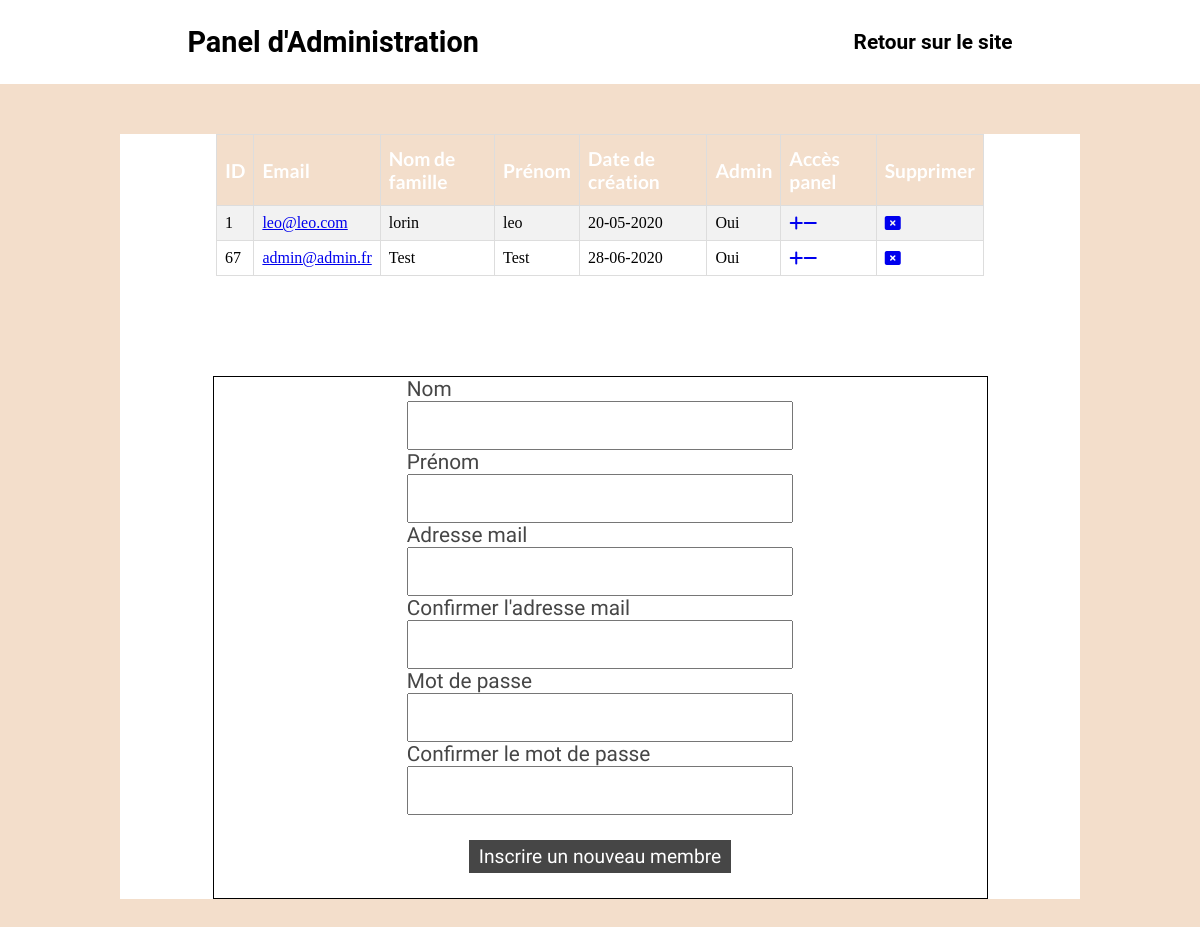
Page /membre-panel (signed in) on the committed database.
### tables this page shows
CREATE TABLE IF NOT EXISTS `users` (
  `id` int(11) unsigned NOT NULL AUTO_INCREMENT,
  `email` varchar(100) NOT NULL,
  `firstName` varchar(100) NOT NULL,
  `name` varchar(100) NOT NULL,
  `password` varchar(255) NOT NULL,
  `admin` int(11) DEFAULT '0',
  `adress` varchar(255) DEFAULT NULL,
  `postal_code` varchar(255) DEFAULT NULL,
  `created_at` timestamp NULL DEFAULT NULL,
  PRIMARY KEY (`id`)
);

### app/controllers/ControllerBack.php (called while the page is built, shortened)
<?php
class ControllerBack
{
    function gestionMembre(){
        function showUsers(){
            $showMembreManage= new \Projet\Models\MembresAdminManager();
            $showUsers = $showMembreManage->showMembreManage();
            return $showUsers;
        }
        $showUsers = showUsers();
        require 'app/Views/back/gestionMembre.php';
    }
}

### app/models/membresAdminManager.php (called while the page is built, shortened)
<?php
class MembresAdminManager extends Manager
{
    public function showMembreManage(){
        $bdd = $this->dbConnect();
        $showArticleManage = $bdd->prepare("SELECT id, email, firstName, name, admin, created_at FROM users ORDER BY id ASC");
        $showArticleManage->execute(array());
        return $showArticleManage;
    }
}

### app/views/back/gestionMembre.php (the view, shortened to what this page needs)
<?php
    include_once "app/Views/back/layouts/head.php";
    include_once "app/Views/back/layouts/header.php";
?>
<main class="container">
    <section class="membre-panel">
    <table class="table">
        <tr>
            <th class="font-text">ID</th>
            <th class="font-text">Email</th>
            <th class="font-text">Nom de famille</th>
            <th class="font-text">Prénom</th>
            <th class="font-text">Date de création</th>
            <th class="font-text">Admin</th>
            <th class="font-text">Accès panel</th>
            <th class="font-text">Supprimer</th>
        </tr>
        <?php while($showUser = $showUsers->fetch()) : ?>
        <tr>
            <td class="text-align"><?= $showUser['id'] ?></td>
            <td><a href="index.php?action="><?= $showUser['email'] ?></a></td>
            <td><?= $showUser['firstName'] ?></td>
            <td><?= $showUser['name'] ?></td>
            <td class="text-align"><?= date('d-m-Y', strtotime($showUser['created_at'])) ?></td>
            <?php if($showUser['admin'] == 1) : ?>
            <td class="text-align">Oui</td>
            <?php else : ?>
            <td class="text-align">Non</td>
            <?php endif; ?>
            <td class="icon_updown_admin"><a href="indexBack.php?action=upgradeMembre&id=<?= $showUser['id'] ?>"><i class="icon-panel fas fa-plus"></i></a><a href="indexBack.php?action=reduceMembre&id=<?= $showUser['id'] ?>"><i class="icon-panel fas fa-minus"></i></a></td>
            <td><a href="indexBack.php?action=deleteMembre&id=<?= $showUser['id'] ?>"><i class="icon-panel fas fa-window-close"></i></a></td>
        </tr>
        <?php endwhile ?>
    </table>
    <div class="create-member">
    <form method="post" action="">
    <div class="input-inscription">
            <label for="firstName" class="font-titre">Nom</label>
            <input type="text" name="firstName" placeholder="" value="<?php if(isset($_POST["firstName"]))echo $_POST["firstName"] ?>">
            <label for="name" class="font-titre">Prénom</label>
            <input type="text" name="name" placeholder="" value="<?php if(isset($_POST["name"]))echo $_POST["name"] ?>">
            <label for="email" class="font-titre">Adresse mail</label>
            <input type="text" name="email" placeholder="" value="<?php if(isset($_POST["email"]))echo $_POST["email"] ?>">
            <label for="emailverif" class="font-titre">Confirmer l'adresse mail</label>
            <input type="text" name="emailverif" placeholder="" value="<?php if(isset($_POST["emailverif"]))echo $_POST["emailverif"] ?>">
            <label for="password" class="font-titre">Mot de passe</label>
            <input type="password" name="password" placeholder="" value="<?php if(isset($_POST["password"]))echo $_POST["password"] ?>">
            <label for="passwordverif" class="font-titre">Confirmer le mot de passe</label>
            <input type="password" name="passwordverif" placeholder="" value="<?php if(isset($_POST["passwordverif"]))echo $_POST["passwordverif"] ?>">
    </div>
        <div class="envoieinscri">
            <input class="font-titre" type="submit" value="Inscrire un nouveau membre">
        </div>
</form>
    </div>
    </section>
</main>
<?php
    include_once "app/Views/back/layouts/head.php";
?>

### app/public/css/back/articleCreate.css (style rules this page uses)
.create-member { max-width: 773px; margin: 100 auto; border: 1px solid black; }
.create-member .input-inscription { display: flex; flex-direction: column; width: 50%; margin: 0 auto; }
.create-member .input-inscription label { color: #464646; font-size: 1.3rem; }
.create-member .input-inscription input { padding: 15px; }
.envoieinscri { margin: 0 auto; width: 50%; text-align: center; padding: 25px 0; }
.envoieinscri input { font-size:1.2rem; color: white; background-color: #464646; border: none; padding: 5px 10px; }

### app/public/css/back/style.css (style rules this page uses)
* { margin: 0; padding: 0; }
body { background-color: rgb(243,222,203); }
.container { max-width: 960px; margin: 50px auto; background-color: white; }
.font-titre { font-family: 'Muli', sans-serif; font-size: 1.7rem; }
.font-text { font-family: 'Lato', sans-serif; font-size: 1.2rem; }
.table { border-collapse: collapse; width: 80%; margin: 25px auto; }
.table td, .table th { border: 1px solid #ddd; padding: 8px; }
.table tr:nth-child(even) { background-color: #f2f2f2; }
.table th { padding-top: 12px; padding-bottom: 12px; text-align: left; background-color: rgb(243,222,203); color: white; }

### rows in the picture
users: id "1", email "leo@leo.com", firstName "lorin", name "leo", created_at "20-05-2020", admin "Oui"
users: id "67", email "admin@admin.fr", firstName "Test", name "Test", created_at "28-06-2020", admin "Oui"
